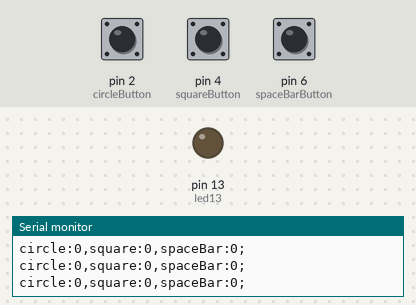
The sketch below on a simulated Arduino Uno, built with avr-gcc and run on an emulated ATmega328P. On the bench: output pins drawn as LEDs (lit = HIGH), the last lines printed to the serial monitor. The inputs (shaded band) are chosen by the test bench; at power-on: pin 4 (squareButton) LOW, pin 2 (circleButton) LOW, pin 6 (spaceBarButton) LOW.

Above: at 1.2 s.
1.3 s: pin 4 (squareButton) pulled HIGH for 0.15 s
At 1.5 s:
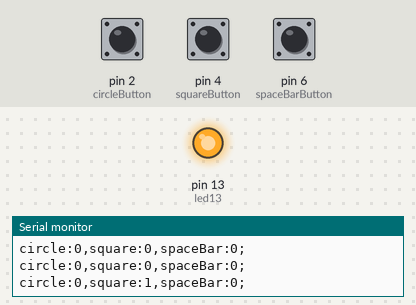
3.1 s: pin 4 (squareButton) pulled HIGH for 3.2 s
At 6.9 s:
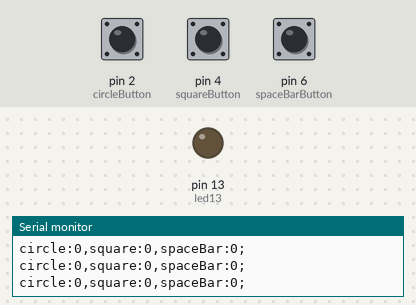
Timing chart, 0 to 8.4 s (numbered marks = the images above; inputs shaded):
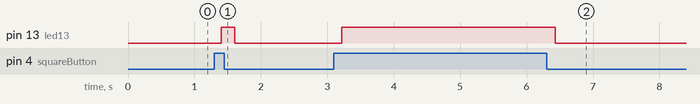

Measured:
- after the input at 1.3 s, pin 13 (led13): LOW → HIGH after 0.11 s, → LOW 0.20 s later
- after the input at 3.1 s, pin 13 (led13): LOW → HIGH after 0.12 s, → LOW 3.2 s later

The sketch:

Final_Project.ino
```cpp
#include "PDMSerial.h"

PDMSerial pdm;

const int led13 = 13;
const int circleButton = 2;
const int squareButton = 4;
const int spaceBarButton = 6;

int circleButtonState = 0;
int squareButtonState = 0;
int spaceBarButtonState = 0;

int delayTime = 200;
void setup() {
  Serial.begin(9600);

  pinMode(led13, OUTPUT);
  pinMode(circleButton, INPUT);
  pinMode(squareButton, INPUT);
  pinMode(spaceBarButton, INPUT);
}

void loop() {

   circleButtonState = digitalRead(circleButton);
   squareButtonState = digitalRead(squareButton);
   spaceBarButtonState = digitalRead(spaceBarButton);

   if(squareButtonState == HIGH){
      digitalWrite(led13, HIGH);
    } else{
      digitalWrite(led13, LOW);
    }

    pdm.transmitSensor("circle", circleButtonState);
    pdm.transmitSensor("square", squareButtonState);
    pdm.transmitSensor("spaceBar", spaceBarButtonState);
    pdm.transmitSensor("end");

    boolean newData = pdm.checkSerial();

    if(newData) {
      if(pdm.getName().equals(String("led13"))) {
        digitalWrite(led13, pdm.getValue());
      }
    }

    delay(delayTime);

}
```

PDMSerial.cpp
```cpp
/*
  PDMSerial.cpp - DDEM Library for transmit/receive with p5
  Created by Jesse Allisln 2019
*/

#include "Arduino.h"
#include "PDMSerial.h"

PDMSerial::PDMSerial()
{
  _startingTransmit = true;
  _name = "default";
  _value = 0;
}

String PDMSerial::getName() {
  return _name;
}

int PDMSerial::getValue() {
  return _value;
}

boolean PDMSerial::checkSerial() {
     // Receiving transmissions – cool.
  if (Serial.available() > 0) {
    // read the oldest byte in the serial buffer
    String data = String(Serial.readStringUntil(','));
    if(data!= "\n") {
      // Serial.write(("\nrx:" + data).c_str());

      int sep = data.indexOf(":");
      if(sep != -1) {

        // Serial.write(sep);
        // Serial.write(("\nindex:" + String(sep)).c_str());
        _name = data.substring(0,sep);
        // Serial.write(("\nname:" + _name).c_str());
        _value = data.substring(sep+1).toInt();
        // Serial.write(("\nvalue:" + String(value)).c_str());
        if(_name && _value >= 0) {
            // new data was received!
          return true;
        }
      }
    }
  }
    return false; // no new data or the data wasn't good.
}

// **********************************************
// ********* LSU DDEM Data Transmission *********
// **********************************************
//
// Transmit as many sensors as you like then send end before looping.
// transmitSensor(string name, int/float value);
  // transmitSensor("a0", sensorValue);
  // transmitSensor("float0", sensorFloatValue);
  // transmitSensor("b7", buttonState);
  // transmitSensor("end");

void PDMSerial::transmitSensor(String name, int value) {
  if (name == "end") {
      Serial.write(";\n");
      _startingTransmit = true;
  } else {
          // Only put a comma on after the first transmitted data.
      if(_startingTransmit) {
        _startingTransmit = false;
      } else {
        Serial.write(",");
      }

        // Prep the data
    String xmitData = name + ":" + String(value);
      // Transmission to the computer
    Serial.write(xmitData.c_str());
  }
}

void PDMSerial::transmitSensor(String name, float value) {
  if (name == "end") {
      Serial.write(";\n");
      _startingTransmit = true;
  } else {
          // Only put a comma on after the first transmitted data.
      if(_startingTransmit) {
        _startingTransmit = false;
      } else {
        Serial.write(",");
      }

        // Prep the data
    String xmitData = name + ":" + String(value);
      // Transmission to the computer
    Serial.write(xmitData.c_str());
  }
}

void PDMSerial::transmitSensor(String name) {
  if (name == "end") {
      Serial.write(";\n");
      _startingTransmit = true;
  } else {
        // Prep the data
    String xmitData = name + "\n";
      // Transmission to the computer
    Serial.write(xmitData.c_str());
  }
}
```

PDMSerial.h
```cpp
/*
  PDMSerial.h - Library for Transmitting to/from p5.
  Created by Jesse Allison 2019
*/
#ifndef PDMSerial_h
#define PDMSerial_h

#include "Arduino.h"

class PDMSerial
{
  public:
    PDMSerial();
    boolean checkSerial();
    void transmitSensor(String name, int value);
    void transmitSensor(String name, float value);
    void transmitSensor(String name);
    String getName();
    int getValue();

  private:
    boolean _startingTransmit;
    String _name;
    int _value;
};

#endif
```
